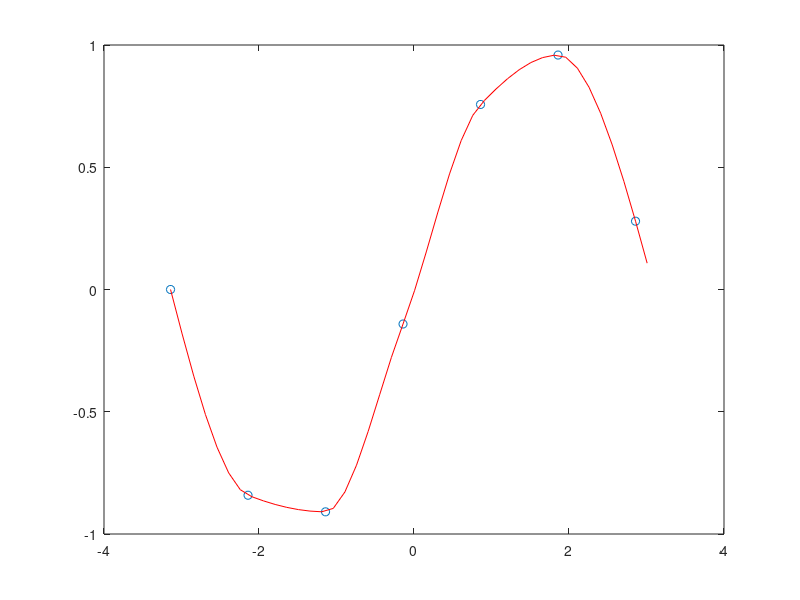
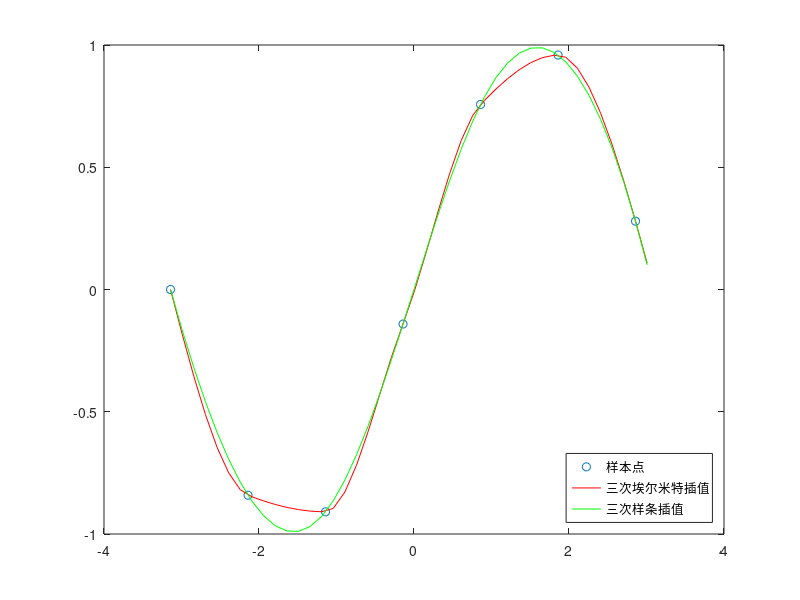

Reproduce these figures in MATLAB, in order.
%% nan_data
%% 分段三次埃尔米特插值
x = -pi:pi; 
y = sin(x); 
new_x = -pi:0.15:pi;
p = pchip(x,y,new_x);
figure(1); 
plot(x, y, 'o', new_x, p, 'r-')

%% 三次样条插值
x = -pi:pi; 
y = sin(x); 
new_x = -pi:0.15:pi;
% 分段三次埃尔米特插值
p1 = pchip(x,y,new_x);   
% 三次样条插值
p2 = spline(x,y,new_x);  
figure(2);
plot(x,y,'o',new_x,p1,'r-',new_x,p2,'g-')
legend('样本点','三次埃尔米特插值','三次样条插值','Location','SouthEast')   








